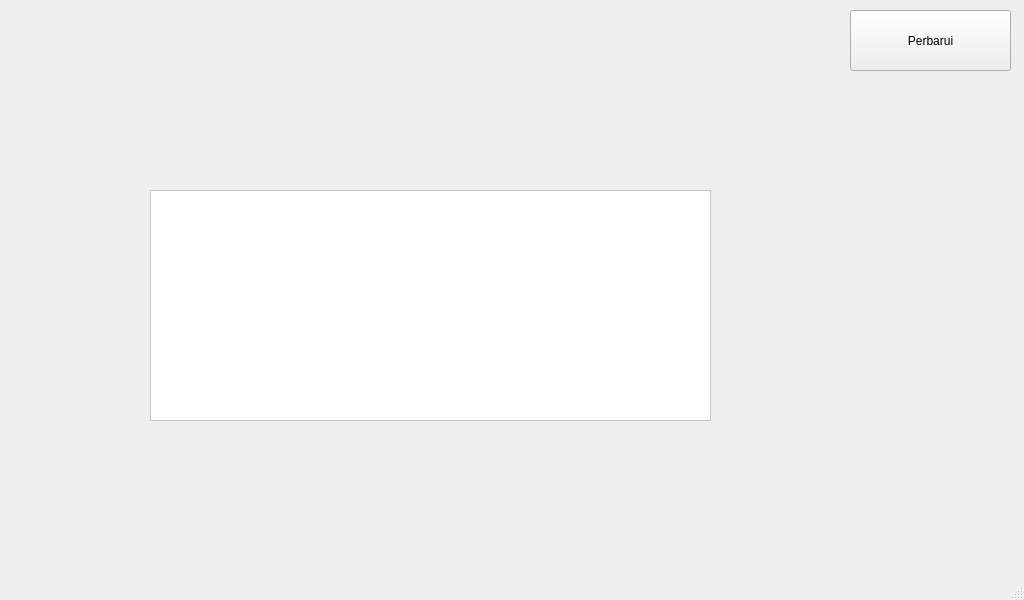
<?xml version="1.0" encoding="UTF-8"?>
<ui version="4.0">
 <class>Log</class>
 <widget class="QMainWindow" name="Log">
  <property name="geometry">
   <rect>
    <x>0</x>
    <y>0</y>
    <width>1024</width>
    <height>600</height>
   </rect>
  </property>
  <property name="minimumSize">
   <size>
    <width>1024</width>
    <height>600</height>
   </size>
  </property>
  <property name="maximumSize">
   <size>
    <width>1024</width>
    <height>600</height>
   </size>
  </property>
  <property name="windowTitle">
   <string>MainWindow</string>
  </property>
  <property name="styleSheet">
   <string notr="true">background-image: url(:/menu/START(2) 1.png);
background-repeat: false;</string>
  </property>
  <widget class="QWidget" name="centralwidget">
   <widget class="QPushButton" name="pushButton">
    <property name="geometry">
     <rect>
      <x>30</x>
      <y>10</y>
      <width>81</width>
      <height>81</height>
     </rect>
    </property>
    <property name="styleSheet">
     <string notr="true">background-image: url(:/menu/arrow 1.png);
background-repeat:false;
border-radius: 10;</string>
    </property>
    <property name="text">
     <string/>
    </property>
   </widget>
   <widget class="QWidget" name="widget" native="true">
    <property name="geometry">
     <rect>
      <x>330</x>
      <y>10</y>
      <width>361</width>
      <height>91</height>
     </rect>
    </property>
    <property name="styleSheet">
     <string notr="true">background-image: url(:/password/Rectangle 2 log.png);
background-repeat: false;</string>
    </property>
   </widget>
   <widget class="QTableView" name="tableView">
    <property name="geometry">
     <rect>
      <x>150</x>
      <y>190</y>
      <width>561</width>
      <height>231</height>
     </rect>
    </property>
    <property name="styleSheet">
     <string notr="true">background-color: rgb(255,255,255);
gridline-color:  rgb(255, 255, 255);
color: rgb(0,0,0);</string>
    </property>
   </widget>
   <widget class="QPushButton" name="pushButton_2">
    <property name="geometry">
     <rect>
      <x>850</x>
      <y>10</y>
      <width>161</width>
      <height>61</height>
     </rect>
    </property>
    <property name="text">
     <string>Perbarui</string>
    </property>
   </widget>
  </widget>
  <widget class="QMenuBar" name="menubar">
   <property name="geometry">
    <rect>
     <x>0</x>
     <y>0</y>
     <width>1024</width>
     <height>23</height>
    </rect>
   </property>
  </widget>
  <widget class="QStatusBar" name="statusbar"/>
 </widget>
 <resources/>
 <connections/>
</ui>
